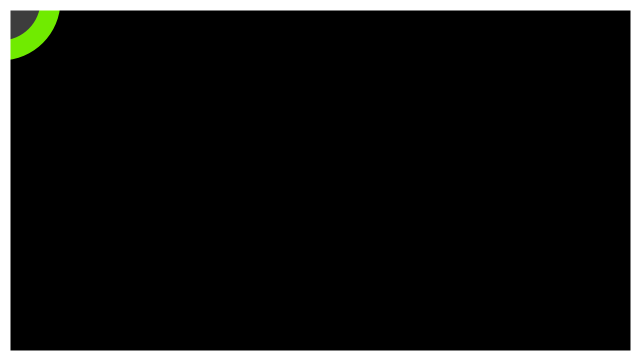
Frame 1 (no input)
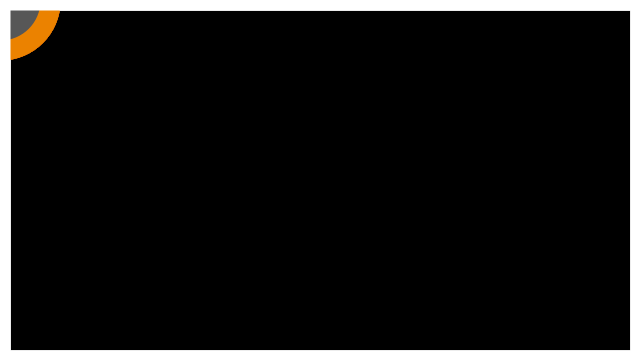
Frame 60 (the mouse pressed at the canvas centre just before this capture)
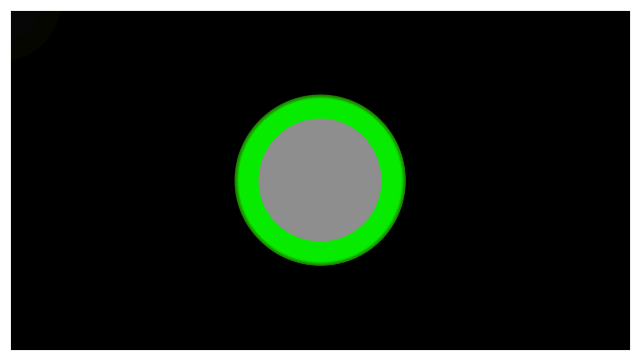
Frame 120 (the mouse held since frame 60 and released just before this capture)

The Processing sketch that drew these frames (run headless with seeded random() and noise(); from frame 60 on, the mouse is pressed at the canvas centre):

// Processing sketch: processing_111603
// ── processing_111603.pde

float hue = random(100);
int i = 100;
int j=1;
int changei =1;
void setup () {
  background(0);
  size (640, 360) ; 
  colorMode(HSB, 255);
}
void draw () {
  fill(random(255));
  strokeWeight(20);
  stroke(hue, 255, 255);

  ellipse(mouseX, mouseY, i, i);
  if (mousePressed) {
    i=i+changei;
    if (i>150) {
      changei= -1;
    }
    if (i<1) {
      changei = 1;
    }
  }

  if (keyPressed==true) {
    strokeWeight(20);
    stroke(hue, 255, 255);
    fill(0);
    ellipse(random(700), random(500), random(10, 100), random(10, 100));
  }
  fill(0, 20);
  stroke(0, 0, 300);
  rect(0, 0, width, height);

  hue = (hue+1)%100;
}
